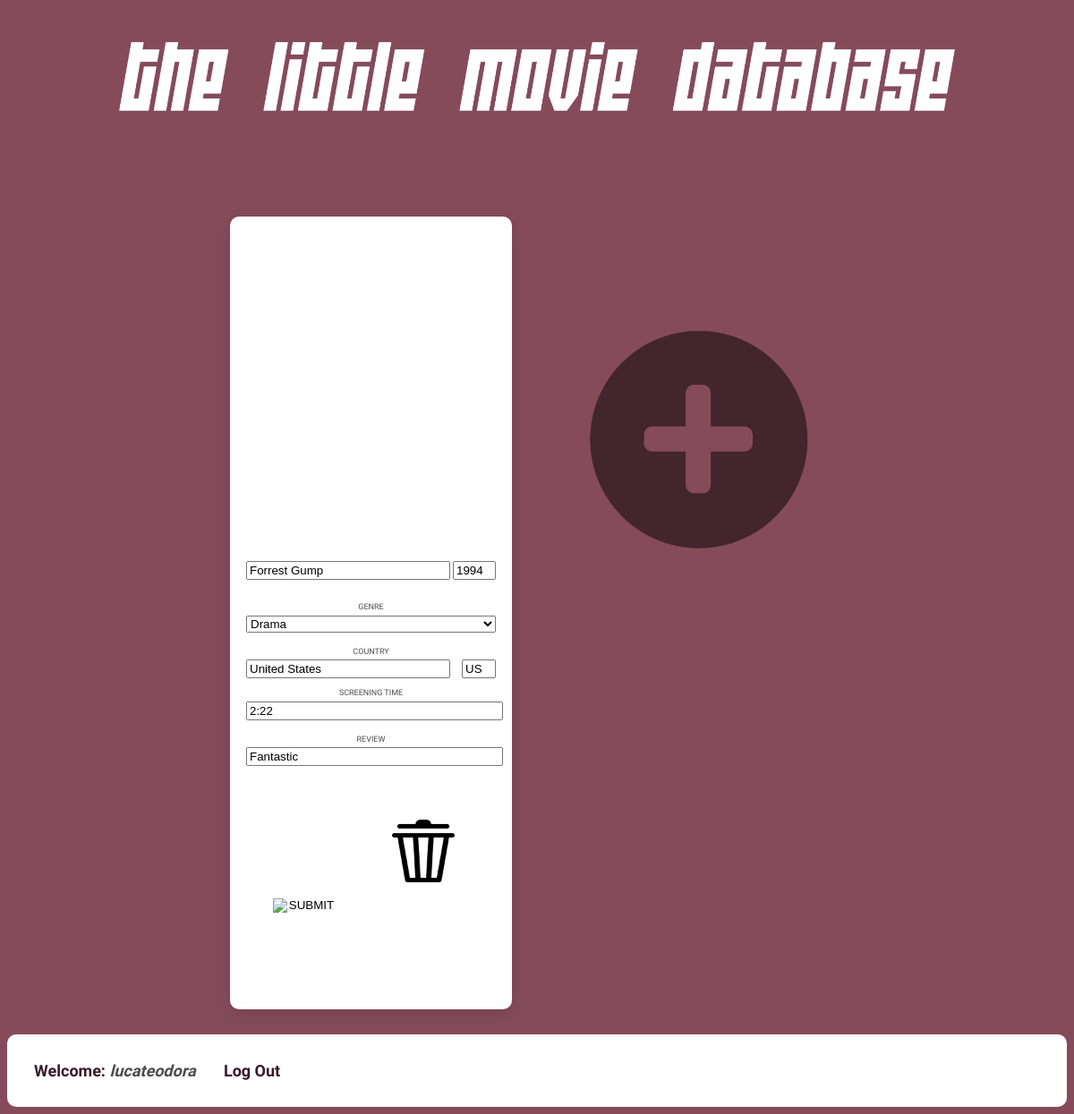
Page /movies_main_page.php (signed in) on the committed database.
### tables this page shows
CREATE TABLE `movies` (
  `movie_id` int(10) AUTO_INCREMENT,
  `title` varchar(100) NOT NULL,
  `genre_id` int(10),
  `year` int(4),
  `timing` varchar(10),
  `country_id` int(10),
  `review` varchar(500),
  `user_id` int(10) NOT NULL,
  `photo_id` int(10),
  CONSTRAINT movie_id_pk PRIMARY KEY (`movie_id`),
  CONSTRAINT photo_id_uk UNIQUE (`photo_id`),
  CONSTRAINT year_ck CHECK (`year` < 9999)
);

CREATE TABLE `photos` (
  `photo_id` int(10) AUTO_INCREMENT,
  `photo_url` varchar(500),
  CONSTRAINT review_id_pk PRIMARY KEY (`photo_id`)
);

CREATE TABLE `users` (
  `user_id` int(10) AUTO_INCREMENT,
  `username` varchar(255) NOT NULL,
  `password` varchar(255) NOT NULL,
  `email` varchar(255) NOT NULL,
  CONSTRAINT user_id_pk PRIMARY KEY (`user_id`)
);

### session.php (called while the page is built, shortened)
<?php
$conn = mysqli_connect("localhost", "root", "", "movie_database");
$user_check = $_SESSION['login_user'];
$query = "SELECT username from users where username = '$user_check'";
$ses_sql = mysqli_query($conn, $query);
$row = mysqli_fetch_assoc($ses_sql);
$login_session = $row['username'];
?>

### movies_main_page.php (the view, shortened to what this page needs)
<?php
include('session.php');
$host = "localhost";
$dbtitle = "root";
$dbyear = "";
$dbname = "movie_database";
$conn = new mysqli($host, $dbtitle, $dbyear, $dbname);
if (mysqli_connect_error()) {
 die('Connect Error('. mysqli_connect_errno().')'. mysqli_connect_error());
} else {
?>
<!DOCTYPE html>
<html>
<head>
 <link href="css/style_main_page.css" rel="stylesheet" type="text/css">
</head>
<body>
  <img id="site_logo" src="images/logo_1.png"/>
 <div class="container">
   <?php
   $SELECT1 = "SELECT movie_id,
                title,
                year,
                (SELECT genre_name FROM genres WHERE m.genre_id=genre_id) as genre,
                timing,
                (SELECT country_name FROM countries WHERE m.country_id=country_id) as country,
                (SELECT country_code FROM countries WHERE m.country_id=country_id) as country_code,
                review,
                photo_id
              FROM movies as m
              WHERE user_id = (SELECT user_id FROM users WHERE username = ?)";
   $result = $conn->prepare($SELECT1);
   $result->bind_param("s", $_SESSION['login_user']);
   $result->execute();
   $result->bind_result($movie_id, $title, $year, $genre, $timing, $country, $country_code, $review, $photo_id);
   $result->store_result();
     while($result->fetch()) {
       $SELECT3 = "SELECT photo_url FROM photos WHERE photo_id = ?";
       $result3 = $conn->prepare($SELECT3);
       $result3->bind_param("i", $photo_id);
       $result3->execute();
       $result3->bind_result($photo_url);
       if($timing >= 60){
         $hour = 0;
         while($timing >= 60)
         {
           $hour = $hour + 1;
           $timing = $timing - 60;
         }
         $timing = $hour . ":" . $timing;
       }
       ?>
  <div class="movie-card">
    <div style="background: url(<?php echo $photo_url; ?>); background-repeat: no-repeat; background-size: cover;"
                                        class="movie-header photo" >
    </div>
    <div class="movie-content">
      <form action="movie_action.php" method="POST" >
        <div class="movie-content-header">
            <div class="title-section">
              <input type="text" name="title" value="<?php echo $title;?>" style="float: left; width: 220px;">
              <input type="text" name="year" value="<?php echo $year;?>" style="float: right; width: 40px;"
                      maxlength="4" ></br></br>
            </div>
   			</div>
   			<div class="movie-info">
   				<div class="info-section">
              <label>GENRE</label>
              <?php
              $SELECT = "SELECT genre_id, genre_name
                         FROM genres";
              $g = $conn->prepare($SELECT);
              $g->execute();
              $g->bind_result($genre_id, $genre_name);
              $g->store_result();
              ?>
              <select name="genre" style="color: black;">
              <?php
                while($g->fetch()) {
                  ?>
                    <option <?php if($genre == $genre_name){ echo " selected"; }?>
                      value="<?php echo $genre_id;?>"
                      > <?php echo $genre_name;?></option>
                  <?php } ?>
              </select></br></br>
   				</div>
   				<div class="info-section">
   					<label>Country</label>
            <input type="text" name="country" style="float: left; width: 220px;" value="<?php echo $country; ?>">
            <input type="text" name="country" style="float: right; width: 30px;" value="<?php echo $country_code; ?>"></br></br>
   				</div>
   				<div class="info-section">
   					<label>Screening Time</label>
            <input type="text" name="timing" value="<?php echo $timing; ?>" pattern="[0-9]+:[0-9]{2}|[0-9]{2}" title="Only hour:minute format!"></br></br>
   				</div>
   				<div class="info-section">
   					<label>Review</label>
            <input type="text" name="review" value="<?php echo $review; ?>"></br></br>
   				</div>
          <input type="image" class="buttons" src="images/modify_png.png" alt="Submit" width="70" height="70" name="<?php echo $movie_id; ?>">
          <input form="deleteForm" type="image" class="buttons" src="images/delete_png.png" alt="Submit" width="70" height="70" name="<?php echo $movie_id; ?>">
   			</div>
      </form>
 		</div>
 	</div>
  <?php
    }
  ?>
  <div class="movie-add">
    <a id="add" href="new_movie.php">
      <img id="add_img" src="images/add-png.png"/>
    </a>
  </div>
 </div>
 <div id="profile">
  <b id="welcome">Welcome:  <i><?php echo $login_session; ?></i></b>
  <b id="logout"><a href="logout.php">Log Out</a></b>
  </div>
 </body>
</html>
<?php
  }
?>

### css/style_main_page.css (style rules this page uses)
:root { --color-yellow: #E0CBC0; --color-red: #5C6370; --color-green: #854B5B; --color-dark: #361B28; }
body { height: 100%; background: var(--color-green); font-family: 'Arimo', Arial, sans-serif; font-weight: 400; font-size: 14px; color: var(--color-dark); }
* { -webkit-transition: 300ms; transition: 300ms; }
a { text-decoration: none; color: inherit; }
#site_logo { width: 80%; padding-left: 10%; padding-right: 10%; }
.container { display: -webkit-box; display: -ms-flexbox; display: flex; -ms-flex-wrap: wrap; flex-wrap: wrap; max-width: 100%; margin-top: 10vh; margin-left: auto; margin-right: auto; -webkit-box-pack: center; -ms-flex-pack: center; justify-content: center; }
.movie-card { background: #ffffff; box-shadow: 0px 6px 18px rgba(0, 0, 0, 0.1); width: 100%; max-width: 315px; margin: 2em; border-radius: 10px; display: inline-block; }
.movie-add { width: 100%; max-width: 315px; margin: 2em; border-radius: 10px; display: inline-block; }
.movie-add #add_img { padding: 30% 2.5% 10% 2.5%; width: 95%; max-width: 95%; opacity: 0.5; }
#profile { font-weight: 400; font-size: 18px; padding: 30px 30px 30px 30px; background-color: white; border-radius: 10px; }
#profile i { color: rgba(0, 0, 0, 0.7); }
.movie-header { padding: 0; margin: 0; height: 367px; width: 100%; display: block; border-top-left-radius: 10px; border-top-right-radius: 10px; }
.photo { background-repeat: no-repeat; background-size: contain; }
.movie-content { padding: 18px 18px 24px 18px; margin: 0; }
.movie-content-header, .movie-info { width: 100%; }
.movie-info { margin-top: 1em; }
.info-section { text-transform: uppercase; text-align: center; }
.title-section:first-of-type, .buttons { text-align: left; }
.title-section:last-of-type, .buttons { text-align: right; }
.info-section label { display: block; color: rgba(0, 0, 0, 0.7); margin-bottom: .5em; font-size: 9px; }
.info-section input { width: 100%; }
.info-section select { width: 100%; }
.buttons { text-transform: uppercase; text-align: center; padding: 30px; margin-top: 1em; display: inline-block; flex-flow: row wrap; align-items: center; }

### rows in the picture
movies: title "Forrest Gump", year "1994", country "United States", country "US", timing "2:22", review "Fantastic"
users: username "lucateodora"

### other values in the picture
form field genre "Drama"
